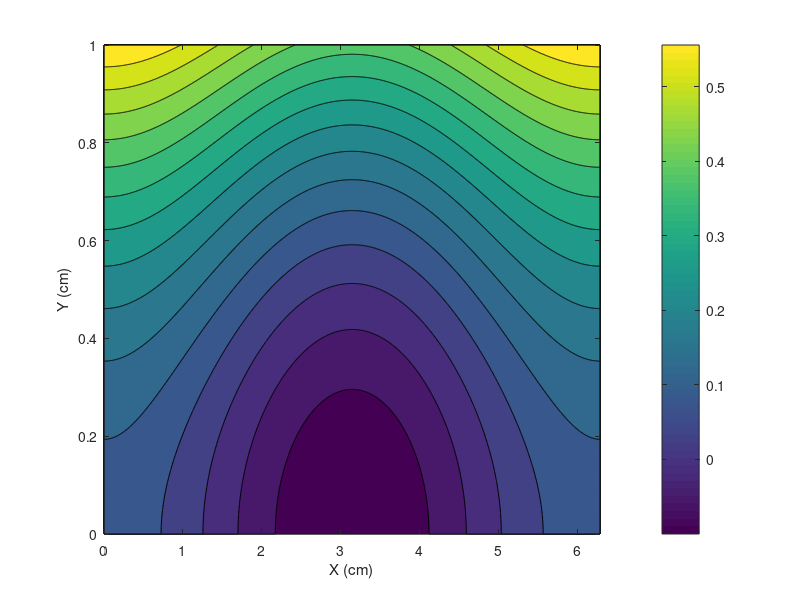

Here is the MATLAB script that generated this plot: (Note: this script raises an error after producing the figure.)
% ExampleContourPlot.m
%
% This code demonstrates how to generate filled contour plots and line
% contour plots for a 2D function.
%
% M. Metzger
% 2-2018

%% User-specified parameters
Lx = 2*pi;     %length of domain in x-direction (cm)
Ly = 1;        %length of domain in y-direction (cm)
delta = 0.005; %spacing between points (cm)
Ncontour = 15; %number of colors/lines to use in contour plot

%% Create the 2D function to display

% Create vectors containing discrete x & y values in the domain
x=[0:delta:Lx];
y=[0:delta:Ly];

% create 2D grid of coordinates in domain: Xmat and Ymat are matrices
[Xmat,Ymat]=meshgrid(x,y);

% create an interesting 2D function representing height of a surface
Zmat = 0.5*Ymat.^2+0.1*cos(Xmat);

%% Generate a Color Contour Plot

% generate a filled contour plot with 'Ncontour' different colors
figure;
contourf(Xmat,Ymat,Zmat,Ncontour);
xlabel('X (cm)');
ylabel('Y (cm)');

% add a colorbar to the figure with appropriate label
cb=colorbar;
cb.Label.String='Z (cm)';

%% Generate a Line Contour Plot

% determine the values of the iso-lines (these will be lines of constant Z)
maxZ=max(max(Zmat));
Z_isolines=[0:maxZ/Ncontour:maxZ];

% generate a contour plot with iso-lines
figure;
[C,hnd]=contour(Xmat,Ymat,Zmat,Z_isolines);
xlabel('X (cm)');
ylabel('Y (cm)');

% set the linestyle of the isolines and turn on labels
set(hnd,'color','k','linestyle','-');
clabel(C,hnd);

